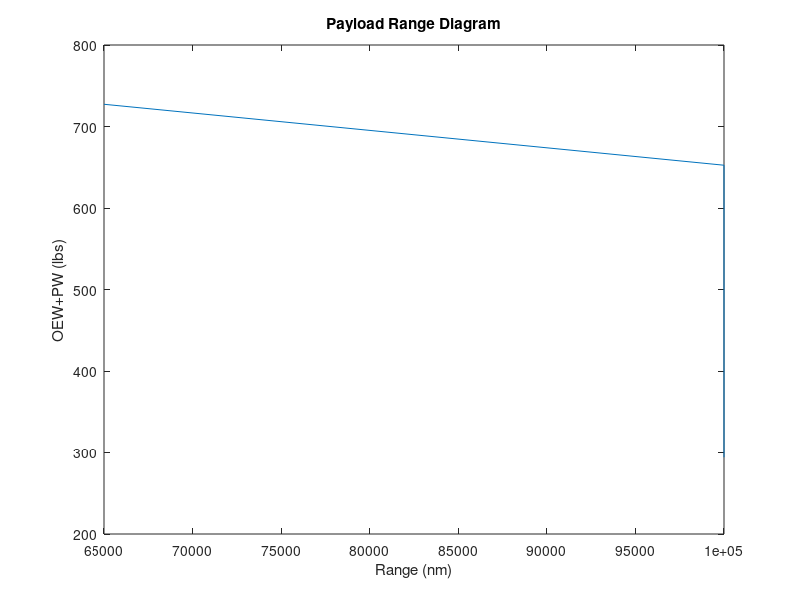

Write the MATLAB code that produced this figure.
clear; clc;
%% Q9
R = [294.172558610875	652.495536372058	727.279310007570];
W = [100000      100000       65000];
plot(W, R);
xlabel("Range (nm)");
ylabel("OEW+PW (lbs)");
title("Payload Range Diagram");
